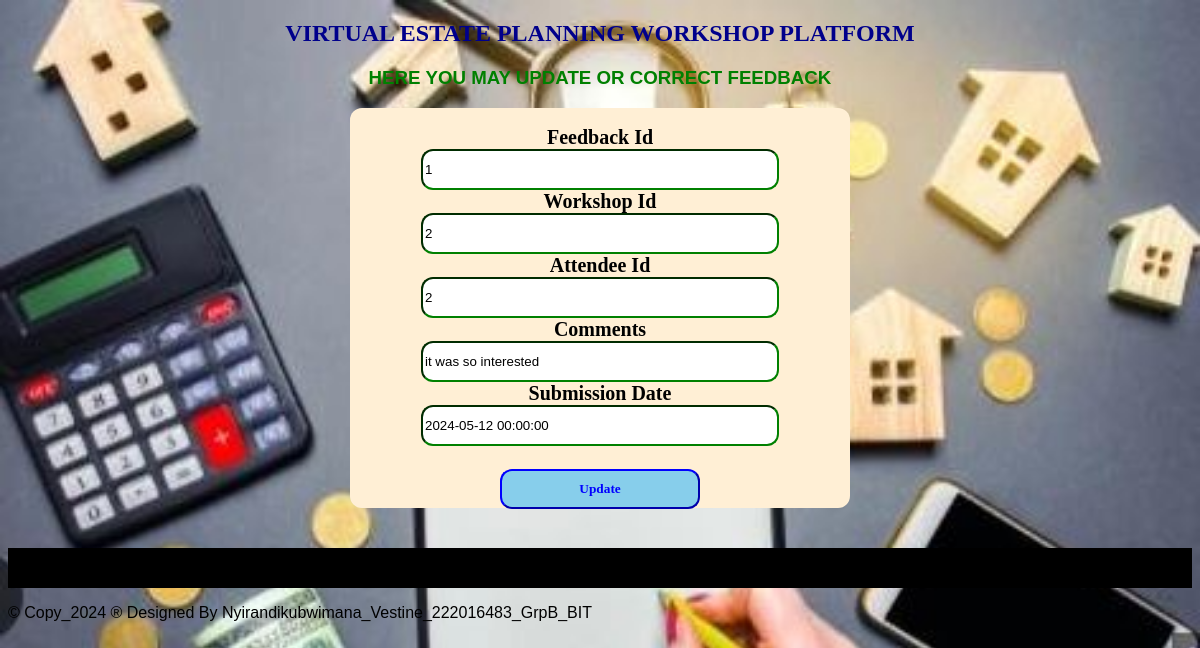
/updatefeedback.php?feedback_id=1, run on the app's committed database.
### tables this page shows
CREATE TABLE `feedback` (
  `feedback_id` int(11) NOT NULL,
  `workshop_id` int(11) DEFAULT NULL,
  `attendee_id` int(11) DEFAULT NULL,
  `comments` text DEFAULT NULL,
  `submission_date` datetime DEFAULT current_timestamp()
);

### updatefeedback.php (the view, shortened to what this page needs)
<?php
include "databaseconnection.php";
if ($_SERVER['REQUEST_METHOD'] == 'GET') {
    $feedback_id = $_GET["feedback_id"];
    $sql = "SELECT * FROM feedback WHERE feedback_id = $feedback_id";
    $result = $connection->query($sql);
    if ($result->num_rows > 0) {
        $row = $result->fetch_assoc();
        $workshop_id = $row['workshop_id'];
        $attendee_id = $row['attendee_id'];
        $comments = $row['comments'];
        $submission_date = $row['submission_date'];
    } else {
        header("location:viewfeedback.php");
        exit;
    }
}
?>
<!DOCTYPE html>
<html lang="en">
<head>
</head>
<body>
    <center>
        <h2>VIRTUAL ESTATE PLANNING WORKSHOP PLATFORM</h2>
        <h3 style="color: green;">HERE YOU MAY UPDATE OR CORRECT FEEDBACK</h3>
        <section class="forms">
            <form method="POST" onsubmit="return confirmUpdate();">
                <br>
                <label>Feedback Id</label><br>
                <input type="text" name="feedback_id" readonly class="input" value="<?php echo $feedback_id; ?>"><br>
                <label>Workshop Id</label><br>
                <input type="text" name="workshop_id" readonly class="input" value="<?php echo $workshop_id; ?>"><br>
                <label>Attendee Id</label><br>
                <input type="text" name="attendee_id" readonly class="input" value="<?php echo $attendee_id; ?>"><br>
                <label>Comments</label><br>
                <input type="text" name="comments" value="<?php echo $comments; ?>" class="input"><br>
                <label>Submission Date</label><br>
                <input type="text" name="submission_date" value="<?php echo $submission_date; ?>"
                 class="input"><br><br>
                <input type="submit" name="submit" value="Update" class="sb">
            </form>
        </section>
    </center>
    <footer>
        <p style="color: white; text-align: center; margin-top: 40px; background-color: black; height: 40px;">
            <marquee>&copy; Copy_2024 &reg; Designed By Nyirandikubwimana_Vestine_222016483_GrpB_BIT</marquee>
        </p>
    </footer>
</body>
</html>

### updatefeedback.php (style rules this page uses)
body { background-image: url('./images/hme.jpg'); background-repeat: no-repeat; background-size: cover; font-family: 'Century', sans-serif; }
h2 { font-family: Castellar; color: darkblue; }
label { font-family: times new roman; font-size: 20px; font-weight: bold; }
.sb { font-family: Georgia; padding: 10px; border-color: blue; background-color: skyblue; width: 200px; margin-top: 5px; border-radius: 12px; font-weight: bold; color: blue; }
.input { width: 350px; height: 35px; border-radius: 12px; border-color: green; }
form { background-color: papayawhip; width: 500px; border-radius: 12px; height: 400px; }

### data on the page
feedback: workshop_id "2", attendee_id "2", comments "it was so interested", submission_date "2024-05-12 00:00:00"
